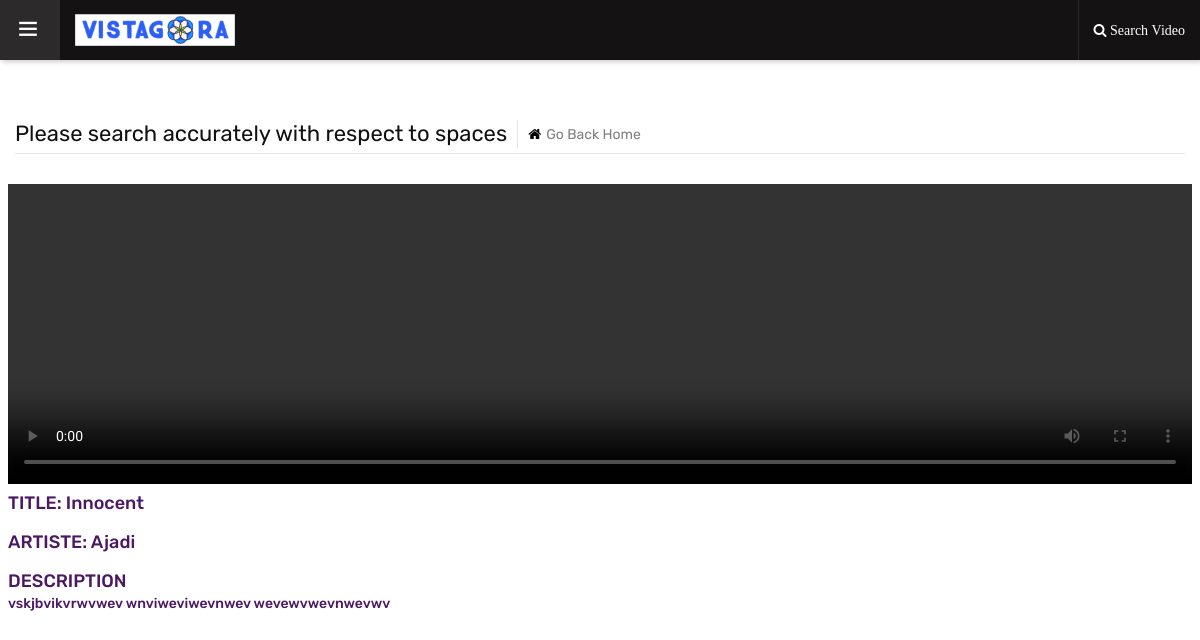
Page /vista-gora/search-course111/jbwuwecbdmac on the committed database.
### ourapp/models.py (models this page shows)
class Video(models.Model):
    artiste = models.CharField(max_length=100)
    identification_code = models.CharField(max_length=30, unique=True)
    title = models.CharField(max_length=30)
    description = models.TextField(max_length=300)
    video_file = models.FileField(upload_to="video")

### ourapp/views.py (the view)
# urls.py: path("vista-gora/search-course111/<str:tok>", views.search_course111, name="search_course111"),
def search_course111(request, tok):
    try:
        if request.method == "POST":
            tok = request.POST.get("qq")
            cont = Video.objects.all()
            tok = tok.upper()
            got2 = None
            try:
                got2 = []
                for i in cont:
                    toU = str(i.title)
                    if tok == toU.upper():
                        got2.append(i.identification_code)
                print(got2)
                return render(request, "search_course111.html", {"tok": tok, "got": cont, "got2": got2})
            except:
                return render(request, "search_course111.html", {"tok": tok, "cont": cont, "ck": False})
        else:
            cont = Video.objects.all()
            try:
                got = Video.objects.get(identification_code=tok)
                return render(request, "search_course111.html", {"tok": tok, "got": got, "ck": True})
            except:
                return render(request, "search_course111.html", {"tok": tok, "cont": cont, "ck": False})
    except:
        try:
            tok = None
            return render(request, "search_course111.html", {"tok": tok, "cont": cont, "ck": False})
        except:
            return HttpResponse("Your Search input was Empty")

### ourapp/templates/search_course111.html (shortened to what this page needs)
{% load static %}
<!DOCTYPE html>
<html lang="en">
<head>
	<link rel="stylesheet" type="text/css" href="{% static 'admin/assets/css/assets.css' %}">
	<link rel="stylesheet" type="text/css" href="{% static 'admin/assets/vendors/calendar/fullcalendar.css' %}">
	<link rel="stylesheet" type="text/css" href="{% static 'admin/assets/css/typography.css' %}">
	<link rel="stylesheet" type="text/css" href="{% static 'admin/assets/css/shortcodes/shortcodes.css' %}">
	<link rel="stylesheet" type="text/css" href="{% static 'admin/assets/css/style.css' %}">
	<link rel="stylesheet" type="text/css" href="{% static 'admin/assets/css/dashboard.css' %}">
	<link class="skin" rel="stylesheet" type="text/css" href="{% static 'admin/assets/css/color/color-1.css' %}">
</head>
<body class="ttr-opened-sidebar ttr-pinned-sidebar">
	<header class="ttr-header">
		<div class="ttr-header-wrapper">
			<div class="ttr-toggle-sidebar ttr-material-button">
				<i class="ti-menu ttr-close-icon"></i>
			</div>
			<div class="ttr-logo-box">
				<div>
					<a href="{% url 'index' %}" class="ttr-logo">
						<img class="ttr-logo-desktop" alt="" src="{% static 'admin/assets/images/logo-white.png' %}" width="160" height="27">
					</a>
				</div>
			</div>
			<div class="ttr-header-right ttr-with-seperator">
				<ul class="ttr-header-navigation">
					<li>
						<a href="#" class="ttr-material-button ttr-search-toggle"><i class="fa fa-search"> Search Video</i></a>
					</li>
				</ul>
			</div>
		</div>
	</header>
	<h6 class="ttr-wrapper">
		<div class="container-fluid">
			<div class="db-breadcrumb">
				<h4 class="breadcrumb-title">Please search accurately with respect to spaces</h4>
				<ul class="db-breadcrumb-list">
					<li><a href="{% url 'index' %}"><i class="fa fa-home"></i>Go Back Home</a></li>
				</ul>
			</div>
		</div>
	</h6>
	<div>
		{% if ck %}
					<ul>
						<div>
							<div class="card-courses-full-dec givepad">
								<div class="card-courses-title">
									<div class="pushmid">
										<video  class="pushmid" width= "100%" height="300" controls controlsList="nodownload" autoplay loop>
											<source src="{{got.video_file.url}}" type=" video/mp4" >
										</video>
									</div>
									<h4><span><h5 class="text-primary bgsong">TITLE: {{got.title}}</h5></span></h4>
									<h4><span><h5 class="text-primary">ARTISTE: {{got.artiste}}</h5></span></h4>
								</div>
								<div class="row card-courses-dec">
									<div class="col-md-12">
										<h4><span><h5 class="text-primary">DESCRIPTION <p>{{got.description}}</p></h5></span></h4>
									</div>
								</div>
							</div>
						</div>
					</ul>
		{% else %}
			{% if not got2 %}
				<h4 class="center">No Result Found</h4>
			{% endif %}
		{% endif %}
	</div>
</body>
</html>

### staticfiles/admin/assets/css/typography.css (style rules this page uses)
body { background-color: #fff; font-family: Rubik; font-size: 16px; font-weight: 400; color:#505050; padding: 0; margin: 0; overflow-x: hidden; -webkit-font-smoothing: antialiased; font-smoothing: antialiased; -moz-osx-font-smoothing: grayscale; scroll-behavior: smooth; }
a { color: #6f6f6f; outline: 0 none; text-decoration: none; }
img { border-style: none; height: auto; max-width: 100%; vertical-align: middle; }
section, article, aside, details, figcaption, figure, footer, header, hgroup, main, menu, nav, summary { display: block; }
p, address, pre, hr, ul, ol, dl, dd, table { margin-bottom: 24px; }
p { line-height: 28px; margin-bottom: 24px; }
h1, h2, h3, h4, h5, h6 { color: #111111; font-family: rubik; margin-top:0; }
h4 { font-size: 22px; line-height: 28px; margin-bottom: 15px; font-weight: 500; }
h5 { font-size: 18px; line-height: 24px; margin-bottom: 10px; font-weight: 500; }
h6 { font-size: 16px; line-height: 22px; margin-bottom: 10px; font-weight: 500; }
dl, ul, ol { list-style-position: outside; padding: 0; }
ul, ol { margin-bottom: 24px; }
ul li, ol li { padding: 0; }
.givepad { padding-right: 8px; padding-left: 8px; }

### staticfiles/admin/assets/css/style.css (style rules this page uses)
.givepad { padding-right: 8px; padding-left: 8px; }

### staticfiles/admin/assets/css/color/color-1.css (style rules this page uses)
:root { --primary: #4c1864; --sc-primary: #4d0a91; }
a,.text-primary,.primary li:before,.menu-links .nav > li.active > a,.menu-links .nav > li:hover > a,.menu-links .nav > li .mega-menu > li ul a:hover,.menu-links .nav > li .sub-menu li:hover > a,footer a:active,footer a:focus,footer a:hover,footer h1 a,footer h2 a,footer h3 a,footer h4 a,footer h5 a,footer h6 a,footer p a,.testimonial-1 .testimonial-position,.acod-head a:after,.acod-head a,.acod-head a:hover,.acod-head a.collapsed:hover,.ttr-tabs .nav-tabs > li > a i,h1 a:hover,h2 a:hover,h3 a:hover,h4 a:hover,h5 a:hover,h6 a:hover,.btn.outline,.btn-link:hover { color: #4c1864; }
.ttr-notify-header::after,.widget-bg1,.ttr-search-bar,.ttr-header,.ovpr-dark:after, .pricingtable-main,.account-head:after { background: #4c1864; background: -moz-linear-gradient(45deg, rgb(0, 0, 0) 0%,rgb(0, 0, 0) 100%); background: -webkit-linear-gradient(45deg, rgb(0, 0, 0) 0%,rgb(0, 0, 0) 100%); background: linear-gradient(45deg, rgb(20, 18, 18) 0%,rgb(20, 18, 18) 100%); filter: progid:DXImageTransform.Microsoft.gradient( startColorstr='#4c1864', endColorstr='#3f189a',GradientType=1 ); }

### staticfiles/admin/assets/css/shortcodes/form.css (style rules this page uses)
a, .ttr-box, .btn, .form-control, .ov-box, .overlay-icon li a i, .feature-box-xl, .feature-box-lg, .feature-box-md, .feature-box-sm, .feature-box-xs, .navbar-toggler, .menu-logo, .menu-links .nav > li > a, .secondary-menu { -webkit-transition: all 0.2s linear; -moz-transition: all 0.2s linear; -ms-transition: all 0.2s linear; -o-transition: all 0.2s linear; transition: all 0.2s linear; }

### rows in the picture
Video: title "Innocent", artiste "Ajadi", description "vskjbvikvrwvwev wnviweviwevnwev wevewvwevnwevwv"
